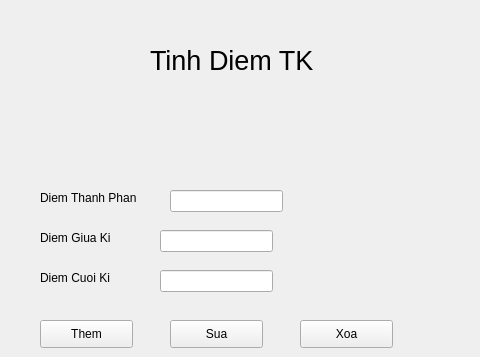
     <widget class="QWidget" name="TinhDiemTK_page">
      <widget class="QLabel" name="label_4">
       <property name="geometry">
        <rect>
         <x>150</x>
         <y>0</y>
         <width>321</width>
         <height>121</height>
        </rect>
       </property>
       <property name="font">
        <font>
         <pointsize>20</pointsize>
        </font>
       </property>
       <property name="text">
        <string>Tinh Diem TK </string>
       </property>
      </widget>
      <widget class="QLabel" name="label_19">
       <property name="geometry">
        <rect>
         <x>40</x>
         <y>190</y>
         <width>111</width>
         <height>16</height>
        </rect>
       </property>
       <property name="text">
        <string>Diem Thanh Phan</string>
       </property>
      </widget>
      <widget class="QLabel" name="label_20">
       <property name="geometry">
        <rect>
         <x>40</x>
         <y>230</y>
         <width>101</width>
         <height>16</height>
        </rect>
       </property>
       <property name="text">
        <string>Diem Giua Ki</string>
       </property>
      </widget>
      <widget class="QLabel" name="label_21">
       <property name="geometry">
        <rect>
         <x>40</x>
         <y>270</y>
         <width>81</width>
         <height>16</height>
        </rect>
       </property>
       <property name="text">
        <string>Diem Cuoi Ki</string>
       </property>
      </widget>
      <widget class="QLineEdit" name="lineEdit_11">
       <property name="geometry">
        <rect>
         <x>170</x>
         <y>190</y>
         <width>113</width>
         <height>22</height>
        </rect>
       </property>
      </widget>
      <widget class="QLineEdit" name="lineEdit_12">
       <property name="geometry">
        <rect>
         <x>160</x>
         <y>230</y>
         <width>113</width>
         <height>22</height>
        </rect>
       </property>
      </widget>
      <widget class="QLineEdit" name="lineEdit_13">
       <property name="geometry">
        <rect>
         <x>160</x>
         <y>270</y>
         <width>113</width>
         <height>22</height>
        </rect>
       </property>
      </widget>
      <widget class="QPushButton" name="pushButton_41">
       <property name="geometry">
        <rect>
         <x>170</x>
         <y>320</y>
         <width>93</width>
         <height>28</height>
        </rect>
       </property>
       <property name="text">
        <string>Sua</string>
       </property>
      </widget>
      <widget class="QPushButton" name="pushButton_42">
       <property name="geometry">
        <rect>
         <x>40</x>
         <y>320</y>
         <width>93</width>
         <height>28</height>
        </rect>
       </property>
       <property name="text">
        <string>Them</string>
       </property>
      </widget>
      <widget class="QPushButton" name="pushButton_43">
       <property name="geometry">
        <rect>
         <x>300</x>
         <y>320</y>
         <width>93</width>
         <height>28</height>
        </rect>
       </property>
       <property name="text">
        <string>Xoa</string>
       </property>
      </widget>
     </widget>
